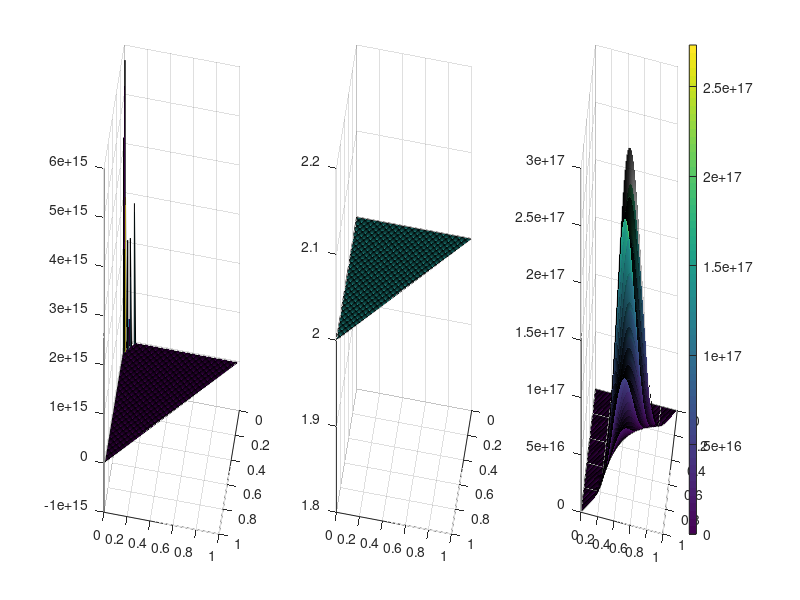

MATLAB code for this plot:
%figure 2.5
close all
clear
x1 = linspace(0,1,101);
x2 = linspace(0,1,101);
[X1,X2] = ndgrid(x1,x2);
i = 0;
for a = [0.1,1,10]
    alpha = a*ones(3,1);
    X3 = a - X1 - X2;
    bad = (X1+X2 > 1); X1(bad) = NaN; X2(bad) = NaN; X3(bad) = NaN;
    i = i+1;
    betaConst = exp(sum(gammaln(alpha))-gammaln(sum(alpha)));
    F = real((X1.^(alpha(1)-1) .* X2.^(alpha(2)-1) .* X3.^(alpha(3)-1)) / betaConst);
    subplot(1,3,i)
    surf(X1,X2,F)
    view(100,20)
end
colorbar